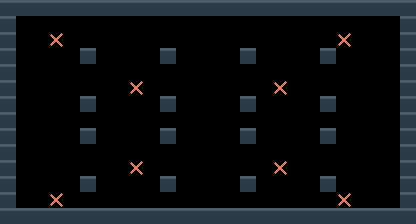

Rendered tile map (Tiled .tmx) drawn with the repository's tilesets; below, a short description and the full map source, tile grids included:
An orthogonal 26x14 tile map with 16x16 px tiles, 2 tile layers (terreno, marcadores).

<map version="1.10" tiledversion="1.11.0" orientation="orthogonal" renderorder="right-down" width="26" height="14" tilewidth="16" tileheight="16" infinite="0" nextlayerid="3" nextobjectid="1">
 <properties>
  <property name="tipo" value="combate" />
  <property name="nombre" value="columnas" />
 </properties>
 <tileset firstgid="1" source="muelle.tsx" />
 <layer id="1" name="terreno" width="26" height="14">
  <data encoding="csv">
1,1,1,1,1,1,1,1,1,1,1,1,1,1,1,1,1,1,1,1,1,1,1,1,1,1,
1,0,0,0,0,0,0,0,0,0,0,0,0,0,0,0,0,0,0,0,0,0,0,0,0,1,
1,0,0,0,0,0,0,0,0,0,0,0,0,0,0,0,0,0,0,0,0,0,0,0,0,1,
1,0,0,0,0,1,0,0,0,0,1,0,0,0,0,1,0,0,0,0,1,0,0,0,0,1,
1,0,0,0,0,0,0,0,0,0,0,0,0,0,0,0,0,0,0,0,0,0,0,0,0,1,
1,0,0,0,0,0,0,0,0,0,0,0,0,0,0,0,0,0,0,0,0,0,0,0,0,1,
1,0,0,0,0,1,0,0,0,0,1,0,0,0,0,1,0,0,0,0,1,0,0,0,0,1,
1,0,0,0,0,0,0,0,0,0,0,0,0,0,0,0,0,0,0,0,0,0,0,0,0,1,
1,0,0,0,0,1,0,0,0,0,1,0,0,0,0,1,0,0,0,0,1,0,0,0,0,1,
1,0,0,0,0,0,0,0,0,0,0,0,0,0,0,0,0,0,0,0,0,0,0,0,0,1,
1,0,0,0,0,0,0,0,0,0,0,0,0,0,0,0,0,0,0,0,0,0,0,0,0,1,
1,0,0,0,0,1,0,0,0,0,1,0,0,0,0,1,0,0,0,0,1,0,0,0,0,1,
1,0,0,0,0,0,0,0,0,0,0,0,0,0,0,0,0,0,0,0,0,0,0,0,0,1,
1,1,1,1,1,1,1,1,1,1,1,1,1,1,1,1,1,1,1,1,1,1,1,1,1,1
</data>
 </layer>
 <layer id="2" name="marcadores" width="26" height="14">
  <data encoding="csv">
0,0,0,0,0,0,0,0,0,0,0,0,0,0,0,0,0,0,0,0,0,0,0,0,0,0,
0,0,0,0,0,0,0,0,0,0,0,0,0,0,0,0,0,0,0,0,0,0,0,0,0,0,
0,0,0,3,0,0,0,0,0,0,0,0,0,0,0,0,0,0,0,0,0,3,0,0,0,0,
0,0,0,0,0,0,0,0,0,0,0,0,0,0,0,0,0,0,0,0,0,0,0,0,0,0,
0,0,0,0,0,0,0,0,0,0,0,0,0,0,0,0,0,0,0,0,0,0,0,0,0,0,
0,0,0,0,0,0,0,0,3,0,0,0,0,0,0,0,0,3,0,0,0,0,0,0,0,0,
0,0,0,0,0,0,0,0,0,0,0,0,0,0,0,0,0,0,0,0,0,0,0,0,0,0,
0,0,0,0,0,0,0,0,0,0,0,0,0,0,0,0,0,0,0,0,0,0,0,0,0,0,
0,0,0,0,0,0,0,0,0,0,0,0,0,0,0,0,0,0,0,0,0,0,0,0,0,0,
0,0,0,0,0,0,0,0,0,0,0,0,0,0,0,0,0,0,0,0,0,0,0,0,0,0,
0,0,0,0,0,0,0,0,3,0,0,0,0,0,0,0,0,3,0,0,0,0,0,0,0,0,
0,0,0,0,0,0,0,0,0,0,0,0,0,0,0,0,0,0,0,0,0,0,0,0,0,0,
0,0,0,3,0,0,0,0,0,0,0,0,0,0,0,0,0,0,0,0,0,3,0,0,0,0,
0,0,0,0,0,0,0,0,0,0,0,0,0,0,0,0,0,0,0,0,0,0,0,0,0,0
</data>
 </layer>
</map>
